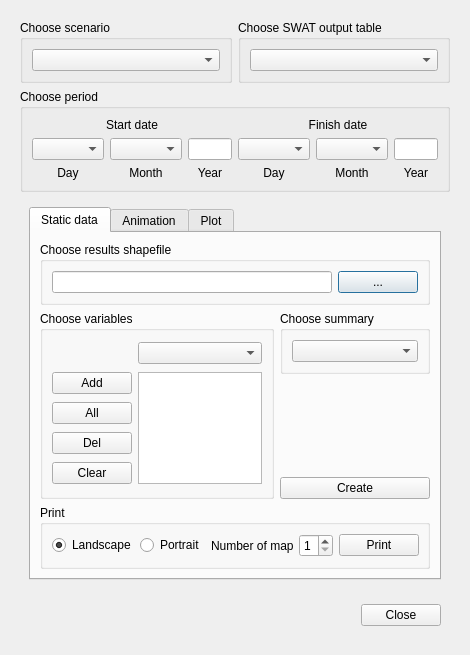
<?xml version="1.0" encoding="UTF-8"?>
<ui version="4.0">
 <class>VisualiseDialog</class>
 <widget class="QDialog" name="VisualiseDialog">
  <property name="geometry">
   <rect>
    <x>0</x>
    <y>0</y>
    <width>470</width>
    <height>634</height>
   </rect>
  </property>
  <property name="sizePolicy">
   <sizepolicy hsizetype="Preferred" vsizetype="Preferred">
    <horstretch>0</horstretch>
    <verstretch>0</verstretch>
   </sizepolicy>
  </property>
  <property name="minimumSize">
   <size>
    <width>0</width>
    <height>0</height>
   </size>
  </property>
  <property name="maximumSize">
   <size>
    <width>16777215</width>
    <height>16777215</height>
   </size>
  </property>
  <property name="windowTitle">
   <string>Visualise Results</string>
  </property>
  <property name="windowIcon">
   <iconset>
    <normaloff>:/plugins/qswat/QSWAT-Icon/QSWAT-Icon-SWAT-16.ico</normaloff>:/plugins/qswat/QSWAT-Icon/QSWAT-Icon-SWAT-16.ico</iconset>
  </property>
  <layout class="QGridLayout" name="gridLayout_3">
   <item row="0" column="0">
    <widget class="QWidget" name="widget" native="true">
     <layout class="QGridLayout" name="gridLayout_13">
      <item row="0" column="0">
       <widget class="QGroupBox" name="scenarioBox">
        <property name="title">
         <string>Choose scenario</string>
        </property>
        <layout class="QGridLayout" name="gridLayout_5">
         <item row="0" column="0">
          <widget class="QComboBox" name="scenariosCombo">
           <property name="minimumSize">
            <size>
             <width>126</width>
             <height>0</height>
            </size>
           </property>
          </widget>
         </item>
        </layout>
       </widget>
      </item>
      <item row="0" column="1">
       <widget class="QGroupBox" name="outputBox">
        <property name="title">
         <string>Choose SWAT output table</string>
        </property>
        <layout class="QGridLayout" name="gridLayout_6">
         <item row="0" column="0">
          <widget class="QComboBox" name="outputCombo">
           <property name="minimumSize">
            <size>
             <width>126</width>
             <height>0</height>
            </size>
           </property>
          </widget>
         </item>
        </layout>
       </widget>
      </item>
      <item row="2" column="0" colspan="2">
       <widget class="QWidget" name="widget_3" native="true">
        <property name="minimumSize">
         <size>
          <width>421</width>
          <height>391</height>
         </size>
        </property>
        <layout class="QGridLayout" name="gridLayout_12">
         <item row="0" column="0">
          <widget class="QTabWidget" name="tabWidget">
           <property name="sizePolicy">
            <sizepolicy hsizetype="Expanding" vsizetype="Expanding">
             <horstretch>0</horstretch>
             <verstretch>0</verstretch>
            </sizepolicy>
           </property>
           <property name="currentIndex">
            <number>0</number>
           </property>
           <widget class="QWidget" name="staticTab">
            <attribute name="title">
             <string>Static data</string>
            </attribute>
            <layout class="QGridLayout" name="gridLayout_16">
             <item row="0" column="0" colspan="2">
              <widget class="QGroupBox" name="resultsFileBox">
               <property name="sizePolicy">
                <sizepolicy hsizetype="Preferred" vsizetype="Preferred">
                 <horstretch>0</horstretch>
                 <verstretch>0</verstretch>
                </sizepolicy>
               </property>
               <property name="title">
                <string>Choose results shapefile</string>
               </property>
               <layout class="QGridLayout" name="gridLayout_8">
                <item row="0" column="0">
                 <widget class="QLineEdit" name="resultsFileEdit"/>
                </item>
                <item row="0" column="1">
                 <widget class="QPushButton" name="resultsFileButton">
                  <property name="text">
                   <string>...</string>
                  </property>
                 </widget>
                </item>
               </layout>
              </widget>
             </item>
             <item row="1" column="0" rowspan="3">
              <widget class="QGroupBox" name="variablesBox">
               <property name="title">
                <string>Choose variables</string>
               </property>
               <layout class="QGridLayout" name="gridLayout_15">
                <item row="0" column="1">
                 <widget class="QComboBox" name="variableCombo">
                  <property name="toolTip">
                   <string>Select variable to be added to list.</string>
                  </property>
                 </widget>
                </item>
                <item row="1" column="0">
                 <widget class="QPushButton" name="addButton">
                  <property name="toolTip">
                   <string>Add chosen variable to list.</string>
                  </property>
                  <property name="text">
                   <string>Add</string>
                  </property>
                 </widget>
                </item>
                <item row="1" column="1" rowspan="4">
                 <widget class="QListWidget" name="variableList">
                  <property name="font">
                   <font>
                    <family>MS Shell Dlg 2</family>
                   </font>
                  </property>
                  <property name="toolTip">
                   <string>List of variables to be included in results file.  One must be selected before you click Create.</string>
                  </property>
                  <property name="editTriggers">
                   <set>QAbstractItemView::NoEditTriggers</set>
                  </property>
                  <property name="showDropIndicator" stdset="0">
                   <bool>false</bool>
                  </property>
                 </widget>
                </item>
                <item row="2" column="0">
                 <widget class="QPushButton" name="allButton">
                  <property name="toolTip">
                   <string>Add all variables in current output table to list</string>
                  </property>
                  <property name="text">
                   <string>All</string>
                  </property>
                 </widget>
                </item>
                <item row="3" column="0">
                 <widget class="QPushButton" name="delButton">
                  <property name="toolTip">
                   <string>Delete selected variable from list.</string>
                  </property>
                  <property name="text">
                   <string>Del</string>
                  </property>
                 </widget>
                </item>
                <item row="4" column="0">
                 <widget class="QPushButton" name="clearButton">
                  <property name="toolTip">
                   <string>Remove all variables from the list.</string>
                  </property>
                  <property name="text">
                   <string>Clear</string>
                  </property>
                 </widget>
                </item>
               </layout>
              </widget>
             </item>
             <item row="1" column="1">
              <widget class="QGroupBox" name="summaryBox">
               <property name="title">
                <string>Choose summary</string>
               </property>
               <layout class="QGridLayout" name="gridLayout_14">
                <item row="0" column="0">
                 <widget class="QComboBox" name="summaryCombo">
                  <property name="minimumSize">
                   <size>
                    <width>126</width>
                    <height>0</height>
                   </size>
                  </property>
                 </widget>
                </item>
               </layout>
              </widget>
             </item>
             <item row="2" column="1">
              <spacer name="verticalSpacer">
               <property name="orientation">
                <enum>Qt::Vertical</enum>
               </property>
               <property name="sizeHint" stdset="0">
                <size>
                 <width>20</width>
                 <height>126</height>
                </size>
               </property>
              </spacer>
             </item>
             <item row="3" column="1">
              <widget class="QPushButton" name="saveButton">
               <property name="toolTip">
                <string>Write data to results shapefile and display summary values for selected variable.</string>
               </property>
               <property name="text">
                <string>Create</string>
               </property>
              </widget>
             </item>
             <item row="4" column="0" colspan="2">
              <widget class="QGroupBox" name="printGroup">
               <property name="title">
                <string>Print</string>
               </property>
               <layout class="QGridLayout" name="gridLayout_4">
                <item row="0" column="0">
                 <widget class="QRadioButton" name="landscapeButton">
                  <property name="text">
                   <string>Landscape</string>
                  </property>
                  <property name="checked">
                   <bool>true</bool>
                  </property>
                 </widget>
                </item>
                <item row="0" column="1">
                 <widget class="QRadioButton" name="portraitButton">
                  <property name="text">
                   <string>Portrait</string>
                  </property>
                 </widget>
                </item>
                <item row="0" column="2">
                 <widget class="QLabel" name="label_15">
                  <property name="toolTip">
                   <string>&lt;html&gt;&lt;head/&gt;&lt;body&gt;&lt;p&gt;The print composer can record 1, 2, 3, 4 or 6 maps, in landscape or portrait mode. If the number of maps is &lt;span style=&quot; font-style:italic;&quot;&gt;n, &lt;/span&gt;the first &lt;span style=&quot; font-style:italic;&quot;&gt;n &lt;/span&gt;maps in the Results group are used, whether visible or not. Visible maps in the Watershed group are included as background.&lt;/p&gt;&lt;/body&gt;&lt;/html&gt;</string>
                  </property>
                  <property name="text">
                   <string>Number of maps</string>
                  </property>
                 </widget>
                </item>
                <item row="0" column="3">
                 <widget class="QSpinBox" name="printCount">
                  <property name="minimum">
                   <number>1</number>
                  </property>
                  <property name="maximum">
                   <number>6</number>
                  </property>
                 </widget>
                </item>
                <item row="0" column="4">
                 <widget class="QPushButton" name="printButton">
                  <property name="toolTip">
                   <string>Create print composition.</string>
                  </property>
                  <property name="text">
                   <string>Print</string>
                  </property>
                 </widget>
                </item>
               </layout>
              </widget>
             </item>
            </layout>
           </widget>
           <widget class="QWidget" name="animationTab">
            <attribute name="title">
             <string>Animation</string>
            </attribute>
            <layout class="QGridLayout" name="gridLayout_9">
             <item row="0" column="0" colspan="8">
              <widget class="QGroupBox" name="animationSetup">
               <property name="title">
                <string>Set up animation</string>
               </property>
               <layout class="QHBoxLayout" name="horizontalLayout">
                <item>
                 <widget class="QRadioButton" name="newAnimation">
                  <property name="toolTip">
                   <string>Create new animation file</string>
                  </property>
                  <property name="text">
                   <string>New</string>
                  </property>
                  <property name="checked">
                   <bool>true</bool>
                  </property>
                 </widget>
                </item>
                <item>
                 <widget class="QRadioButton" name="currentAnimation">
                  <property name="toolTip">
                   <string>&lt;html&gt;&lt;head/&gt;&lt;body&gt;&lt;p&gt;Change sole or currently selected animation file&lt;/p&gt;&lt;/body&gt;&lt;/html&gt;</string>
                  </property>
                  <property name="text">
                   <string>Current</string>
                  </property>
                 </widget>
                </item>
                <item>
                 <widget class="QLabel" name="label_2">
                  <property name="text">
                   <string>Variable</string>
                  </property>
                 </widget>
                </item>
                <item>
                 <widget class="QComboBox" name="animationVariableCombo">
                  <property name="sizePolicy">
                   <sizepolicy hsizetype="MinimumExpanding" vsizetype="Fixed">
                    <horstretch>0</horstretch>
                    <verstretch>0</verstretch>
                   </sizepolicy>
                  </property>
                  <property name="toolTip">
                   <string>Select variable for animation</string>
                  </property>
                 </widget>
                </item>
               </layout>
              </widget>
             </item>
             <item row="1" column="2">
              <widget class="QLabel" name="calculateLabel">
               <property name="text">
                <string/>
               </property>
              </widget>
             </item>
             <item row="2" column="0" colspan="8">
              <widget class="QGroupBox" name="composeOptions">
               <property name="title">
                <string>Composer options</string>
               </property>
               <layout class="QHBoxLayout" name="horizontalLayout_3">
                <item>
                 <widget class="QRadioButton" name="composeLandscape">
                  <property name="text">
                   <string>Landscape</string>
                  </property>
                  <property name="checked">
                   <bool>true</bool>
                  </property>
                 </widget>
                </item>
                <item>
                 <widget class="QRadioButton" name="composePortrait">
                  <property name="text">
                   <string>Portrait</string>
                  </property>
                 </widget>
                </item>
                <item>
                 <widget class="QLabel" name="label_16">
                  <property name="toolTip">
                   <string>&lt;html&gt;&lt;head/&gt;&lt;body&gt;&lt;p&gt;The print composer can record 1, 2, 3, 4 or 6 maps, in landscape or portrait mode. If the number of maps is &lt;span style=&quot; font-style:italic;&quot;&gt;n, &lt;/span&gt;the first &lt;span style=&quot; font-style:italic;&quot;&gt;n &lt;/span&gt;maps in the Animations group are used, whether visible or not. Visible maps in the Watershed group are included as background.&lt;/p&gt;&lt;/body&gt;&lt;/html&gt;</string>
                  </property>
                  <property name="text">
                   <string>Number of maps</string>
                  </property>
                 </widget>
                </item>
                <item>
                 <widget class="QSpinBox" name="composeCount">
                  <property name="minimum">
                   <number>1</number>
                  </property>
                  <property name="maximum">
                   <number>6</number>
                  </property>
                 </widget>
                </item>
               </layout>
              </widget>
             </item>
             <item row="3" column="0" colspan="6">
              <spacer name="horizontalSpacer_2">
               <property name="orientation">
                <enum>Qt::Horizontal</enum>
               </property>
               <property name="sizeHint" stdset="0">
                <size>
                 <width>233</width>
                 <height>20</height>
                </size>
               </property>
              </spacer>
             </item>
             <item row="3" column="6">
              <widget class="QCommandLinkButton" name="playCommand">
               <property name="sizePolicy">
                <sizepolicy hsizetype="Fixed" vsizetype="Fixed">
                 <horstretch>0</horstretch>
                 <verstretch>0</verstretch>
                </sizepolicy>
               </property>
               <property name="minimumSize">
                <size>
                 <width>41</width>
                 <height>41</height>
                </size>
               </property>
               <property name="maximumSize">
                <size>
                 <width>41</width>
                 <height>41</height>
                </size>
               </property>
               <property name="toolTip">
                <string>Start button</string>
               </property>
               <property name="text">
                <string/>
               </property>
               <property name="icon">
                <iconset resource="../resources.qrc">
                 <normaloff>:/QSWAT/play-24x24.png</normaloff>:/QSWAT/play-24x24.png</iconset>
               </property>
               <property name="iconSize">
                <size>
                 <width>24</width>
                 <height>24</height>
                </size>
               </property>
              </widget>
             </item>
             <item row="3" column="7">
              <widget class="QCommandLinkButton" name="pauseCommand">
               <property name="sizePolicy">
                <sizepolicy hsizetype="Fixed" vsizetype="Fixed">
                 <horstretch>0</horstretch>
                 <verstretch>0</verstretch>
                </sizepolicy>
               </property>
               <property name="minimumSize">
                <size>
                 <width>41</width>
                 <height>41</height>
                </size>
               </property>
               <property name="maximumSize">
                <size>
                 <width>41</width>
                 <height>41</height>
                </size>
               </property>
               <property name="toolTip">
                <string>Pause button</string>
               </property>
               <property name="text">
                <string/>
               </property>
               <property name="icon">
                <iconset resource="../resources.qrc">
                 <normaloff>:/QSWAT/pause-24x24.png</normaloff>:/QSWAT/pause-24x24.png</iconset>
               </property>
               <property name="iconSize">
                <size>
                 <width>24</width>
                 <height>24</height>
                </size>
               </property>
              </widget>
             </item>
             <item row="3" column="8">
              <widget class="QCommandLinkButton" name="rewindCommand">
               <property name="sizePolicy">
                <sizepolicy hsizetype="Fixed" vsizetype="Fixed">
                 <horstretch>0</horstretch>
                 <verstretch>0</verstretch>
                </sizepolicy>
               </property>
               <property name="minimumSize">
                <size>
                 <width>41</width>
                 <height>41</height>
                </size>
               </property>
               <property name="maximumSize">
                <size>
                 <width>41</width>
                 <height>41</height>
                </size>
               </property>
               <property name="toolTip">
                <string>Rewind button</string>
               </property>
               <property name="text">
                <string/>
               </property>
               <property name="icon">
                <iconset resource="../resources.qrc">
                 <normaloff>:/QSWAT/rewind-24x24.png</normaloff>:/QSWAT/rewind-24x24.png</iconset>
               </property>
               <property name="iconSize">
                <size>
                 <width>24</width>
                 <height>24</height>
                </size>
               </property>
              </widget>
             </item>
             <item row="4" column="0" colspan="9">
              <widget class="QLabel" name="dateLabel">
               <property name="text">
                <string>Date</string>
               </property>
               <property name="alignment">
                <set>Qt::AlignCenter</set>
               </property>
              </widget>
             </item>
             <item row="5" column="0" colspan="9">
              <widget class="QSlider" name="slider">
               <property name="toolTip">
                <string>Slider to control currently diplayed date and data.  
Slider may be driven automatically at set speed by clicking start button. 
Can also be controlled manually by dragging or by using left and right arrows on keyboard.</string>
               </property>
               <property name="minimum">
                <number>1</number>
               </property>
               <property name="sliderPosition">
                <number>1</number>
               </property>
               <property name="orientation">
                <enum>Qt::Horizontal</enum>
               </property>
               <property name="tickPosition">
                <enum>QSlider::TicksBelow</enum>
               </property>
              </widget>
             </item>
             <item row="6" column="7">
              <widget class="QLabel" name="label">
               <property name="text">
                <string>Speed</string>
               </property>
              </widget>
             </item>
             <item row="6" column="8">
              <widget class="QSpinBox" name="spinBox">
               <property name="toolTip">
                <string>Change speed of animation.  Larger numbers mean increased speed.</string>
               </property>
               <property name="minimum">
                <number>1</number>
               </property>
               <property name="maximum">
                <number>100</number>
               </property>
              </widget>
             </item>
             <item row="7" column="0">
              <widget class="QPushButton" name="recordButton">
               <property name="toolTip">
                <string>&lt;html&gt;&lt;head/&gt;&lt;body&gt;&lt;p&gt;When green, click to set the animation in recording mode.&lt;/p&gt;&lt;p&gt;When red, click to stop recording and create an animated GIF of the animation frames recorded since the button was last green.&lt;/p&gt;&lt;/body&gt;&lt;/html&gt;</string>
               </property>
               <property name="styleSheet">
                <string notr="true">background-color: green</string>
               </property>
               <property name="text">
                <string notr="true"/>
               </property>
              </widget>
             </item>
             <item row="7" column="1" colspan="3">
              <widget class="QLabel" name="recordLabel">
               <property name="text">
                <string>Start recording</string>
               </property>
              </widget>
             </item>
             <item row="7" column="4">
              <widget class="QPushButton" name="playButton">
               <property name="toolTip">
                <string>Play the latest animated GIF recording in the default player.
</string>
               </property>
               <property name="text">
                <string>Play</string>
               </property>
              </widget>
             </item>
             <item row="7" column="5" colspan="3">
              <widget class="QLabel" name="label_14">
               <property name="text">
                <string>Play recording</string>
               </property>
              </widget>
             </item>
             <item row="1" column="0" colspan="2">
              <widget class="QGroupBox" name="groupBox">
               <property name="sizePolicy">
                <sizepolicy hsizetype="Preferred" vsizetype="Preferred">
                 <horstretch>0</horstretch>
                 <verstretch>0</verstretch>
                </sizepolicy>
               </property>
               <property name="minimumSize">
                <size>
                 <width>200</width>
                 <height>0</height>
                </size>
               </property>
               <property name="title">
                <string>Animation mode</string>
               </property>
               <layout class="QHBoxLayout" name="horizontalLayout_2">
                <item>
                 <widget class="QRadioButton" name="canvasAnimation">
                  <property name="sizePolicy">
                   <sizepolicy hsizetype="Minimum" vsizetype="Fixed">
                    <horstretch>0</horstretch>
                    <verstretch>0</verstretch>
                   </sizepolicy>
                  </property>
                  <property name="toolTip">
                   <string>Animation will be shown in map canvas, using sole or currently selected animation file</string>
                  </property>
                  <property name="text">
                   <string>Map canvas</string>
                  </property>
                  <property name="checked">
                   <bool>true</bool>
                  </property>
                 </widget>
                </item>
                <item>
                 <widget class="QRadioButton" name="printAnimation">
                  <property name="sizePolicy">
                   <sizepolicy hsizetype="Minimum" vsizetype="Fixed">
                    <horstretch>0</horstretch>
                    <verstretch>0</verstretch>
                   </sizepolicy>
                  </property>
                  <property name="toolTip">
                   <string>Animation frames mayl be created as print composition, provided you also record the animation.</string>
                  </property>
                  <property name="text">
                   <string>Print composer</string>
                  </property>
                 </widget>
                </item>
               </layout>
              </widget>
             </item>
            </layout>
           </widget>
           <widget class="QWidget" name="tab">
            <attribute name="title">
             <string>Plot</string>
            </attribute>
            <layout class="QGridLayout" name="gridLayout_17">
             <item row="0" column="0" colspan="4">
              <widget class="QGroupBox" name="observedFileBox">
               <property name="title">
                <string>Choose observed data file (optional)</string>
               </property>
               <layout class="QGridLayout" name="gridLayout">
                <item row="0" column="0">
                 <widget class="QLineEdit" name="observedFileEdit"/>
                </item>
                <item row="0" column="1">
                 <widget class="QPushButton" name="observedFileButton">
                  <property name="text">
                   <string>...</string>
                  </property>
                 </widget>
                </item>
               </layout>
              </widget>
             </item>
             <item row="1" column="1">
              <widget class="QLabel" name="label_11">
               <property name="text">
                <string>Subbasin</string>
               </property>
               <property name="alignment">
                <set>Qt::AlignCenter</set>
               </property>
              </widget>
             </item>
             <item row="1" column="2">
              <widget class="QLabel" name="label_12">
               <property name="text">
                <string>HRU</string>
               </property>
               <property name="alignment">
                <set>Qt::AlignCenter</set>
               </property>
              </widget>
             </item>
             <item row="1" column="3">
              <widget class="QLabel" name="label_13">
               <property name="text">
                <string>Variable</string>
               </property>
               <property name="alignment">
                <set>Qt::AlignCenter</set>
               </property>
              </widget>
             </item>
             <item row="2" column="1">
              <widget class="QComboBox" name="subPlot">
               <property name="toolTip">
                <string>Select a subbasin for the currently selected plot.</string>
               </property>
              </widget>
             </item>
             <item row="2" column="2">
              <widget class="QComboBox" name="hruPlot">
               <property name="toolTip">
                <string>If the currently selected plut is for the hru table, select the HRU within the plot's subbasin.</string>
               </property>
              </widget>
             </item>
             <item row="2" column="3">
              <widget class="QComboBox" name="variablePlot">
               <property name="toolTip">
                <string>Select the current plot's variable.</string>
               </property>
              </widget>
             </item>
             <item row="3" column="0">
              <widget class="QPushButton" name="addPlot">
               <property name="toolTip">
                <string>Add a plot using the current scenario, ouput table, subbasin, HRU and variables.</string>
               </property>
               <property name="text">
                <string>Add plot</string>
               </property>
              </widget>
             </item>
             <item row="3" column="1" rowspan="6" colspan="3">
              <widget class="QTableWidget" name="tableWidget">
               <property name="horizontalScrollBarPolicy">
                <enum>Qt::ScrollBarAlwaysOff</enum>
               </property>
               <property name="editTriggers">
                <set>QAbstractItemView::NoEditTriggers</set>
               </property>
               <property name="tabKeyNavigation">
                <bool>false</bool>
               </property>
               <property name="showDropIndicator" stdset="0">
                <bool>false</bool>
               </property>
               <property name="dragDropOverwriteMode">
                <bool>false</bool>
               </property>
               <property name="cornerButtonEnabled">
                <bool>false</bool>
               </property>
               <property name="columnCount">
                <number>5</number>
               </property>
               <attribute name="horizontalHeaderDefaultSectionSize">
                <number>90</number>
               </attribute>
               <attribute name="verticalHeaderVisible">
                <bool>false</bool>
               </attribute>
               <attribute name="verticalHeaderDefaultSectionSize">
                <number>23</number>
               </attribute>
               <column/>
               <column/>
               <column/>
               <column/>
               <column/>
              </widget>
             </item>
             <item row="4" column="0">
              <widget class="QPushButton" name="deletePlot">
               <property name="toolTip">
                <string>Delete the currently selected plot.</string>
               </property>
               <property name="text">
                <string>Delete plot</string>
               </property>
              </widget>
             </item>
             <item row="5" column="0">
              <widget class="QPushButton" name="copyPlot">
               <property name="toolTip">
                <string>Copy the current selected plot.</string>
               </property>
               <property name="text">
                <string>Copy plot</string>
               </property>
              </widget>
             </item>
             <item row="6" column="0">
              <widget class="QPushButton" name="upPlot">
               <property name="toolTip">
                <string>Move the selected plot up 1 place.</string>
               </property>
               <property name="text">
                <string>Move up</string>
               </property>
              </widget>
             </item>
             <item row="7" column="0">
              <widget class="QPushButton" name="downPlot">
               <property name="toolTip">
                <string>Move the selected plot down 1 place.</string>
               </property>
               <property name="text">
                <string>Move down</string>
               </property>
              </widget>
             </item>
             <item row="8" column="0">
              <widget class="QPushButton" name="addObserved">
               <property name="toolTip">
                <string>Add a plot from the obeserved data file.</string>
               </property>
               <property name="text">
                <string>Add 
observed</string>
               </property>
              </widget>
             </item>
             <item row="9" column="3">
              <widget class="QPushButton" name="plotButton">
               <property name="toolTip">
                <string>Save the data for the plots in the table in a comma-separated values (csv)  file and open SWATGraph on the csv file.</string>
               </property>
               <property name="text">
                <string>Plot</string>
               </property>
              </widget>
             </item>
            </layout>
           </widget>
          </widget>
         </item>
        </layout>
       </widget>
      </item>
      <item row="3" column="0" colspan="2">
       <widget class="QWidget" name="widget_2" native="true">
        <layout class="QGridLayout" name="gridLayout_7">
         <item row="0" column="0">
          <spacer name="horizontalSpacer">
           <property name="orientation">
            <enum>Qt::Horizontal</enum>
           </property>
           <property name="sizeHint" stdset="0">
            <size>
             <width>321</width>
             <height>20</height>
            </size>
           </property>
          </spacer>
         </item>
         <item row="0" column="1">
          <widget class="QPushButton" name="closeButton">
           <property name="text">
            <string>Close</string>
           </property>
           <property name="autoDefault">
            <bool>false</bool>
           </property>
          </widget>
         </item>
        </layout>
       </widget>
      </item>
      <item row="1" column="0" colspan="2">
       <widget class="QGroupBox" name="periodBox">
        <property name="title">
         <string>Choose period</string>
        </property>
        <layout class="QGridLayout" name="gridLayout_2">
         <item row="0" column="3" colspan="3">
          <widget class="QLabel" name="label_4">
           <property name="toolTip">
            <string>The finish date defaults to the earliest finish date amongst the scenarios chosen, but can be set to an  earlier date by the user.</string>
           </property>
           <property name="text">
            <string>Finish date</string>
           </property>
           <property name="alignment">
            <set>Qt::AlignCenter</set>
           </property>
          </widget>
         </item>
         <item row="1" column="0">
          <widget class="QComboBox" name="startDay">
           <property name="maxVisibleItems">
            <number>31</number>
           </property>
          </widget>
         </item>
         <item row="1" column="1">
          <widget class="QComboBox" name="startMonth">
           <property name="maxVisibleItems">
            <number>12</number>
           </property>
          </widget>
         </item>
         <item row="1" column="2">
          <widget class="QLineEdit" name="startYear">
           <property name="inputMethodHints">
            <set>Qt::ImhNone</set>
           </property>
          </widget>
         </item>
         <item row="1" column="3">
          <widget class="QComboBox" name="finishDay">
           <property name="maxVisibleItems">
            <number>31</number>
           </property>
          </widget>
         </item>
         <item row="1" column="4">
          <widget class="QComboBox" name="finishMonth">
           <property name="currentIndex">
            <number>-1</number>
           </property>
           <property name="maxVisibleItems">
            <number>12</number>
           </property>
          </widget>
         </item>
         <item row="1" column="5">
          <widget class="QLineEdit" name="finishYear">
           <property name="inputMethodHints">
            <set>Qt::ImhNone</set>
           </property>
          </widget>
         </item>
         <item row="2" column="0">
          <widget class="QLabel" name="label_5">
           <property name="text">
            <string>Day</string>
           </property>
           <property name="alignment">
            <set>Qt::AlignCenter</set>
           </property>
          </widget>
         </item>
         <item row="2" column="1">
          <widget class="QLabel" name="label_7">
           <property name="text">
            <string>Month</string>
           </property>
           <property name="alignment">
            <set>Qt::AlignCenter</set>
           </property>
          </widget>
         </item>
         <item row="2" column="2">
          <widget class="QLabel" name="label_9">
           <property name="text">
            <string>Year</string>
           </property>
           <property name="alignment">
            <set>Qt::AlignCenter</set>
           </property>
          </widget>
         </item>
         <item row="2" column="3">
          <widget class="QLabel" name="label_6">
           <property name="text">
            <string>Day</string>
           </property>
           <property name="alignment">
            <set>Qt::AlignCenter</set>
           </property>
          </widget>
         </item>
         <item row="2" column="4">
          <widget class="QLabel" name="label_8">
           <property name="text">
            <string>Month</string>
           </property>
           <property name="alignment">
            <set>Qt::AlignCenter</set>
           </property>
          </widget>
         </item>
         <item row="2" column="5">
          <widget class="QLabel" name="label_10">
           <property name="text">
            <string>Year</string>
           </property>
           <property name="alignment">
            <set>Qt::AlignCenter</set>
           </property>
          </widget>
         </item>
         <item row="0" column="0" colspan="3">
          <widget class="QLabel" name="label_3">
           <property name="toolTip">
            <string>The start date defaults to the latest start date amongst the scenarios chosen, but can be set to a  later date by the user.</string>
           </property>
           <property name="text">
            <string>Start date</string>
           </property>
           <property name="alignment">
            <set>Qt::AlignCenter</set>
           </property>
          </widget>
         </item>
        </layout>
       </widget>
      </item>
     </layout>
    </widget>
   </item>
  </layout>
 </widget>
 <resources>
  <include location="../resources.qrc"/>
 </resources>
 <connections/>
</ui>
